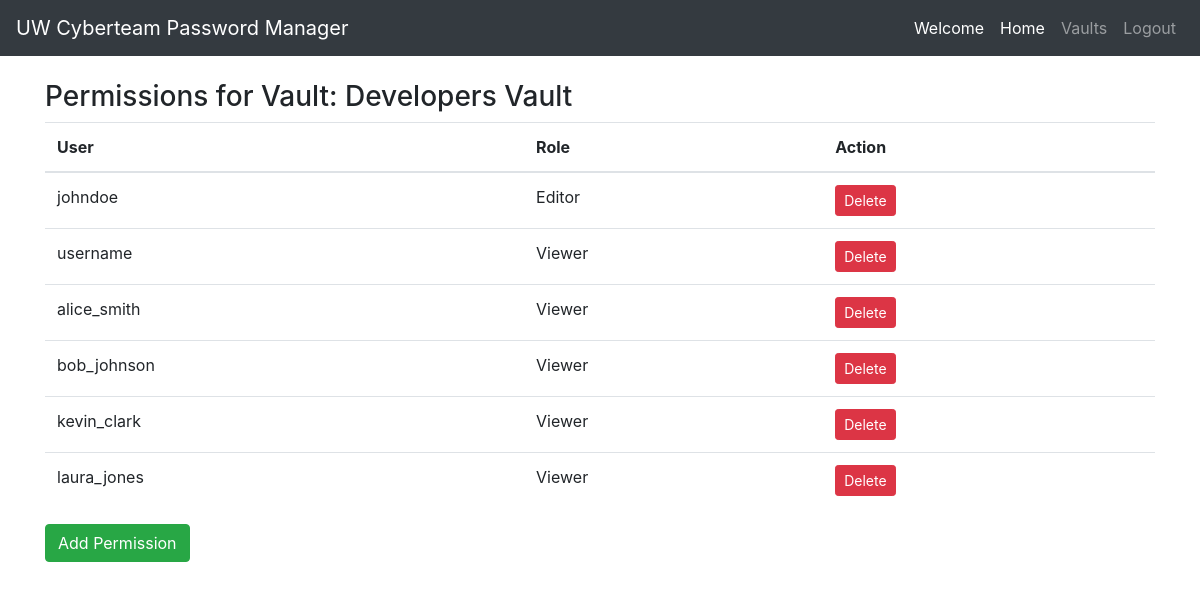
The app's page /webapp/public/vaults/vault_permissions.php?vault_id=1 with its own data.
### tables this page shows
CREATE TABLE IF NOT EXISTS vaults (
    vault_id INT AUTO_INCREMENT PRIMARY KEY,    
    vault_name VARCHAR(255) NOT NULL    
);

CREATE TABLE IF NOT EXISTS vault_permissions (
    permission_id INT AUTO_INCREMENT PRIMARY KEY,
    user_id INT,
    vault_id INT,
    role_id INT,    
    FOREIGN KEY (vault_id) REFERENCES vaults(vault_id) ON DELETE CASCADE,   
    FOREIGN KEY (role_id) REFERENCES roles(role_id) ON DELETE CASCADE        
);

CREATE TABLE IF NOT EXISTS users (
    user_id INT AUTO_INCREMENT PRIMARY KEY,
    username VARCHAR(255) NOT NULL,
    first_name VARCHAR(255) NOT NULL,
    last_name VARCHAR(255) NOT NULL,
    email VARCHAR(255) NOT NULL,
    password VARCHAR(255) NOT NULL,
    default_role_id INT,    
    approved INT,
    FOREIGN KEY (default_role_id) REFERENCES roles(role_id) ON DELETE CASCADE 
);

CREATE TABLE IF NOT EXISTS roles (
    role_id INT AUTO_INCREMENT PRIMARY KEY,
    role ENUM('Owner', 'Editor', 'Viewer') NOT NULL
);

### webapp/public/vaults/vault_permissions.php (the view, shortened to what this page needs)
<?php
$hostname = 'backend-mysql-database';
$username = 'user';
$password = 'supersecretpw';
$database = 'password_manager';
$conn = new mysqli($hostname, $username, $password, $database);
$selectedVaultId = isset($_GET['vault_id']) ? $_GET['vault_id'] : null;
$selectedVaultName = null;
$permissions = array();
if ($selectedVaultId) {
    $queryVault = "SELECT vault_name FROM vaults WHERE vault_id = $selectedVaultId";
    $resultVault = $conn->query($queryVault);
    $selectedVault = $resultVault->fetch_assoc();
    $selectedVaultName = $selectedVault['vault_name'];
    $queryPermissions = "SELECT u.username, r.role, p.permission_id, u.user_id, r.role_id
                         FROM vault_permissions p
                         JOIN users u ON p.user_id = u.user_id
                         JOIN roles r ON p.role_id = r.role_id
                         WHERE p.vault_id = $selectedVaultId";
    $resultPermissions = $conn->query($queryPermissions);
    while ($permission = $resultPermissions->fetch_assoc()) {
        $permissions[] = $permission;
    }
}
?>
<!DOCTYPE html>
<html lang="en">
<head>
    <link rel="stylesheet" href="https://stackpath.bootstrapcdn.com/bootstrap/4.3.1/css/bootstrap.min.css">
</head>
</head>
<?php include '../components/nav-bar.php' ?>
<body>
    <div class="container mt-4">
        <?php if ($selectedVaultId): ?>
            <h3>Permissions for Vault:
                <?php echo $selectedVaultName; ?>
            </h3>
            <table class="table">
                <thead>
                    <tr>
                        <th>User</th>
                        <th>Role</th>
                        <th>Action</th>
                    </tr>
                </thead>
                <tbody>
                    <?php foreach ($permissions as $permission): ?>
                        <tr>
                            <td>
                                <?php echo $permission['username']; ?>
                            </td>
                            <td>
                                <?php echo $permission['role']; ?>
                            </td>
                            <td>
                                <button class="btn btn-danger btn-sm delete-btn" data-toggle="modal"
                                    data-target="#deletePermissionModal"
                                    data-delete-permission-id="<?php echo $permission['permission_id']; ?>"
                                    data-vault_id="<?php echo $selectedVaultId; ?>">
                                    Delete
                                </button>
                            </td>
                        </tr>
                    <?php endforeach; ?>
                </tbody>
            </table>
            <button class="btn btn-success" data-toggle="modal" data-target="#addModal">Add Permission</button>
        <?php endif; ?>
    </div>
</body>

### webapp/public/components/nav-bar.php (shortened to what this page needs)
<nav class="navbar navbar-expand-lg navbar-dark bg-dark">
    <a class="navbar-brand" href="#">UW Cyberteam Password Manager</a>
    <div class="collapse navbar-collapse" id="navbarNav">
        <ul class="navbar-nav ml-auto">
            <li class="nav-item active">
                <a class="nav-link">
                    <?php echo "Welcome " . $_COOKIE['authenticated'] ?>
                </a>
            </li>
            <li class="nav-item active">
                <a class="nav-link" href="/">Home</a>
            </li>
            <li class="nav-item">
                <a class="nav-link" href="/vaults/">Vaults</a>
            </li>
            <li class="nav-item">
                <a class="nav-link" href="/logout.php">Logout</a>
            </li>
        </ul>
    </div>
</nav>

### records on screen
vaults: vault_name "Developers Vault"
vault_permissions: user.username "johndoe", role.role "Editor"
vault_permissions: user.username "username", role.role "Viewer"
vault_permissions: user.username "alice_smith", role.role "Viewer"
vault_permissions: user.username "bob_johnson", role.role "Viewer"
vault_permissions: user.username "kevin_clark", role.role "Viewer"
vault_permissions: user.username "laura_jones", role.role "Viewer"
